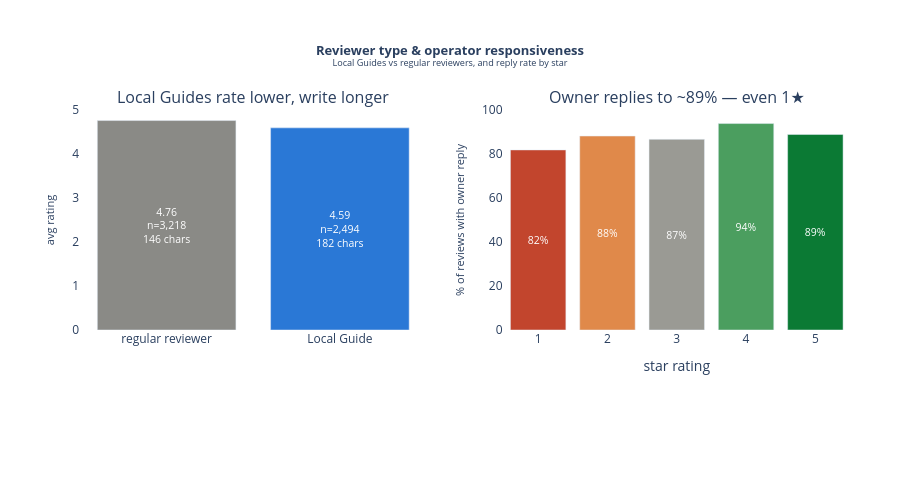

Source (notebook cell):
### Markdown cell above
## 7. Reviewer type & operator responsiveness

Two behavioral checks: do **Local Guides** (experienced Google reviewers) rate
differently, and does the owner **respond** where it matters most?

### Code cell
lg = df.groupby("isLocalGuide").agg(avg=("rating","mean"), n=("rating","size"),
                                    length=("txt_len","mean")).loc[["False","True"]]
xs = ["regular reviewer", "Local Guide"]

resp = df.groupby("rating")["responded"].mean()*100

fig = make_subplots(
    rows=1, cols=2,
    subplot_titles=["Local Guides rate lower, write longer", "Owner replies to ~89% — even 1★"],
)

fig.add_trace(go.Bar(
    x=xs, y=lg["avg"], marker_color=[C["gray"], C["blue"]], showlegend=False,
    text=[f"{r.avg:.2f}<br>n={int(r.n):,}<br>{r.length:.0f} chars" for r in lg.itertuples()],
    textposition="inside", insidetextanchor="middle", textfont=dict(color="white", size=10.5),
    customdata=np.stack([lg["n"], lg["length"]], axis=-1),
    hovertemplate="<b>%{x}</b><br>Avg rating: %{y:.2f}<br>n=%{customdata[0]:,.0f}<br>"
                  "Avg length: %{customdata[1]:.0f} chars<extra></extra>",
), row=1, col=1)

fig.add_trace(go.Bar(
    x=resp.index, y=resp.values, marker_color=STAR5, showlegend=False,
    text=[f"{v:.0f}%" for v in resp.values], textposition="inside",
    insidetextanchor="middle", textfont=dict(color="white", size=10.5),
    hovertemplate="<b>%{x}★</b><br>Owner reply rate: %{y:.0f}%<extra></extra>",
), row=1, col=2)

fig.update_yaxes(title_text="avg rating", title_font=dict(size=11), range=[0, 5], row=1, col=1)
fig.update_xaxes(title_text="star rating", dtick=1, row=1, col=2)
fig.update_yaxes(title_text="% of reviews with owner reply", title_font=dict(size=11), range=[0, 100], row=1, col=2)

fig = style(fig, "<b>Reviewer type &amp; operator responsiveness</b><br>"
                  "<sup>Local Guides vs regular reviewers, and reply rate by star</sup>",
            margin=MARGIN_1AX)
fig.show()
resp_time = ((df["ownerResponseDate"]-df["reviewDate"]).dt.total_seconds()/86400)
resp_time = resp_time[resp_time.between(0,365)]
print(f"owner response time: median {resp_time.median():.1f} days · "
      f"{ (resp_time<=1).mean()*100:.0f}% within 24h")

### Figure 1 — Plotly figure (JSON) as saved in the notebook; plotly's stock layout.template omitted (floating-point values rounded to 4 significant figures)
{"data": [{"customdata": [[3218.0, 146.3], [2494.0, 182.4]], "hovertemplate": "<b>%{x}</b><br>Avg rating: %{y:.2f}<br>n=%{customdata[0]:,.0f}<br>Avg length: %{customdata[1]:.0f} chars<extra></extra>", "insidetextanchor": "middle", "marker": {"color": ["#8a8a86", "#2a78d6"]}, "showlegend": false, "text": ["4.76<br>n=3,218<br>146 chars", "4.59<br>n=2,494<br>182 chars"], "textfont": {"color": "white", "size": 10.5}, "textposition": "inside", "type": "bar", "x": ["regular reviewer", "Local Guide"], "xaxis": "x", "y": [4.76, 4.594], "yaxis": "y"}, {"hovertemplate": "<b>%{x}★</b><br>Owner reply rate: %{y:.0f}%<extra></extra>", "insidetextanchor": "middle", "marker": {"color": ["#c2452d", "#e0894a", "#9a9a94", "#4b9e5f", "#0b7a34"]}, "showlegend": false, "text": ["82%", "88%", "87%", "94%", "89%"], "textfont": {"color": "white", "size": 10.5}, "textposition": "inside", "type": "bar", "x": [1, 2, 3, 4, 5], "xaxis": "x2", "y": [81.85, 88.16, 86.67, 93.85, 88.87], "yaxis": "y2"}], "layout": {"annotations": [{"font": {"size": 16}, "showarrow": false, "text": "Local Guides rate lower, write longer", "x": 0.225, "xanchor": "center", "xref": "paper", "y": 1, "yanchor": "bottom", "yref": "paper"}, {"font": {"size": 16}, "showarrow": false, "text": "Owner replies to ~89% — even 1★", "x": 0.775, "xanchor": "center", "xref": "paper", "y": 1, "yanchor": "bottom", "yref": "paper"}], "height": 480, "hovermode": "x unified", "legend": {}, "margin": {"b": 150, "l": 80, "r": 50, "t": 110}, "paper_bgcolor": "white", "plot_bgcolor": "white", "showlegend": false, "title": {"font": {"size": 13}, "text": "<b>Reviewer type &amp; operator responsiveness</b><br><sup>Local Guides vs regular reviewers, and reply rate by star</sup>", "x": 0.5, "xanchor": "center"}, "xaxis": {"anchor": "y", "domain": [0, 0.45]}, "xaxis2": {"anchor": "y2", "domain": [0.55, 1], "dtick": 1, "title": {"text": "star rating"}}, "yaxis": {"anchor": "x", "domain": [0, 1], "range": [0, 5], "title": {"font": {"size": 11}, "text": "avg rating"}}, "yaxis2": {"anchor": "x2", "domain": [0, 1], "range": [0, 100], "title": {"font": {"size": 11}, "text": "% of reviews with owner reply"}}}}
